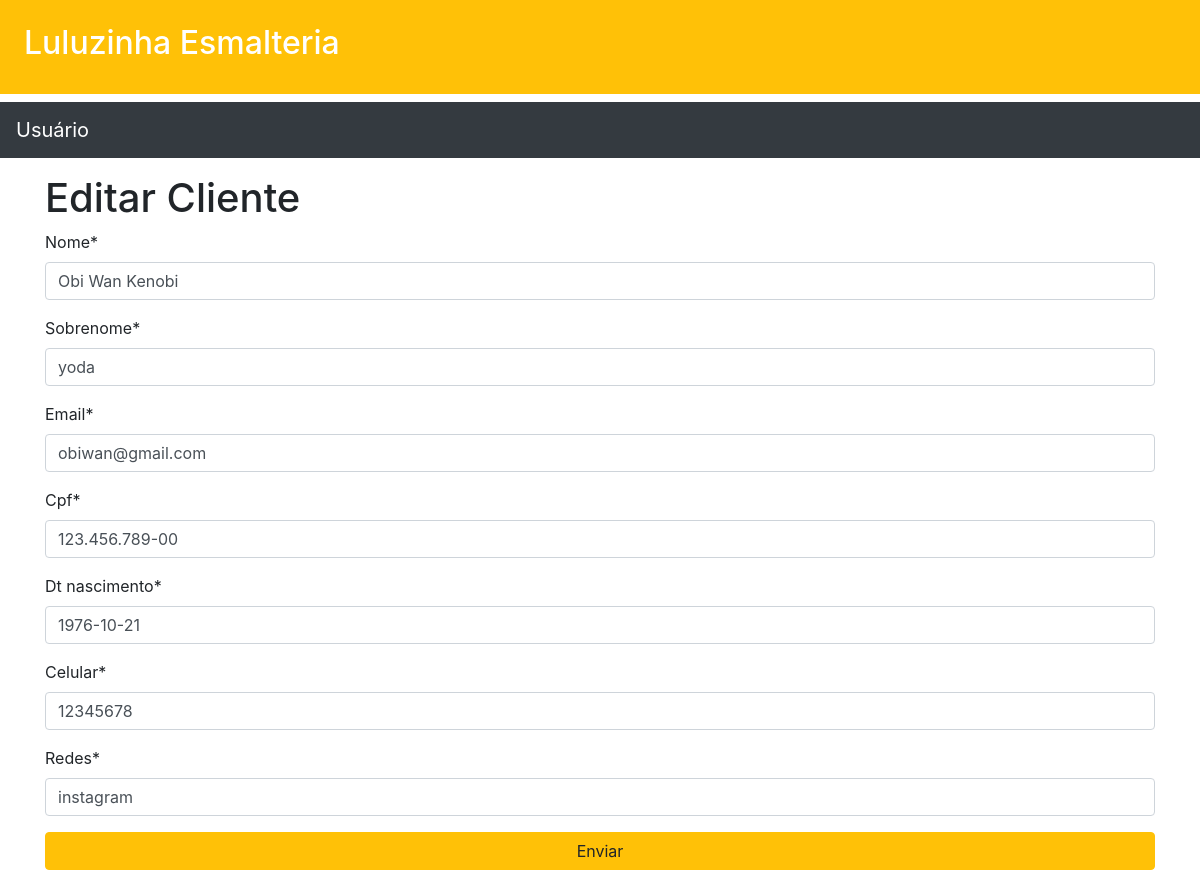
The page /clientes/clientes/editar_cliente/4 on the database its author committed.
### clientes/models.py (models this page shows, shortened)
class Cliente(models.Model):
    nome = models.CharField(max_length=250)
    sobrenome = models.CharField(max_length=250)
    email = models.EmailField()
    cpf = models.CharField(max_length=14,unique=True)
    dt_nascimento = models.DateField(default='1900-01-01')
    celular = models.CharField(max_length=15)
    redes = models.CharField(max_length=80)
    data_criacao = models.DateField(auto_now_add=True)

### clientes/views.py (the view)
# urls.py: path('clientes/editar_cliente/<int:id>',editar_cliente,name='editar_cliente'),
def editar_cliente(request,id=None):
    cliente = get_object_or_404(Cliente,id=id)
    form = ClienteForm(request.POST or None,instance=cliente)
    if form.is_valid():
        obj = form.save()
        obj.save()
        messages.info(request,"Cliente editado com sucesso")
        return redirect('lista_de_clientes')
    return render(request,"clientes/editar_cliente.html",{'form':form})

### clientes/forms.py
class ClienteForm(forms.ModelForm):
    class Meta:
        model =  Cliente
        fields = ['nome','sobrenome','email','cpf','dt_nascimento','celular','redes']
        widgets = {
            'nome':forms.TextInput(attrs={'placeholder':'Informe o nome do cliente'}),
            'sobrenome':forms.TextInput(attrs={'placeholder':'Informe o sobrenome do cliente'}),
            'email':forms.TextInput(attrs={'placeholder':'Informe o email do cliente'}),
            'cpf':forms.TextInput(attrs={'placeholder':'Informe o cpf do cliente'}),
            'dt_nascimento':forms.TextInput(attrs={'placeholder':'Informe a data de nascimento do cliente'}),
            'celular':forms.TextInput(attrs={'placeholder':'Informe o celular do cliente'}),
            'redes':forms.TextInput(attrs={'placeholder':'Informe a rede social do cliente'})
        }

### core/templates/clientes/editar_cliente.html
{% extends 'base2.html' %}
{% load crispy_forms_tags %}
{% block content %}
<div class="container">
    <h1>Editar Cliente</h1>
    <form action="" method="post"> {% csrf_token %}
        {{ form|crispy }}
        <input type="submit" class="btn btn-block btn-warning" value="Enviar">
    </form>
</div>
{% endblock %}

### rows shown on the page
Cliente: nome "Obi Wan Kenobi", sobrenome "yoda", email "obiwan@gmail.com", cpf "123.456.789-00", dt_nascimento "1976-10-21", celular "12345678", redes "instagram"
